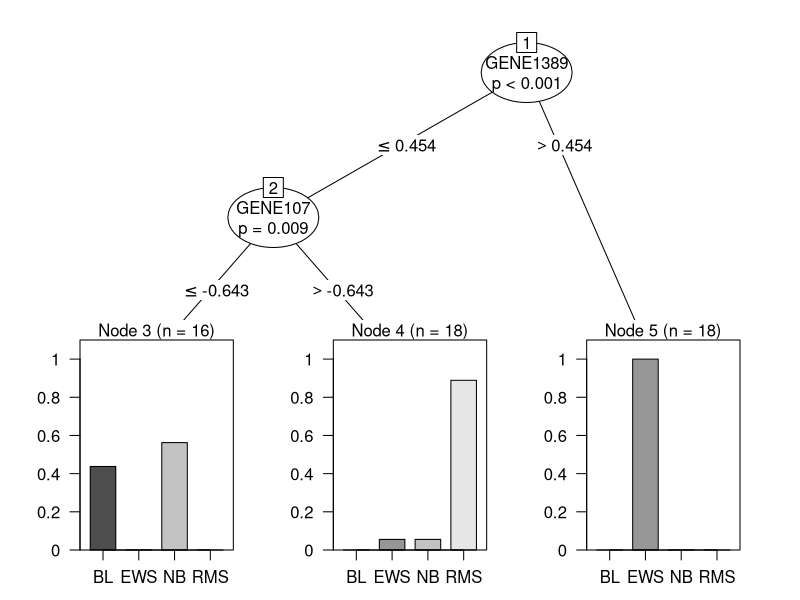
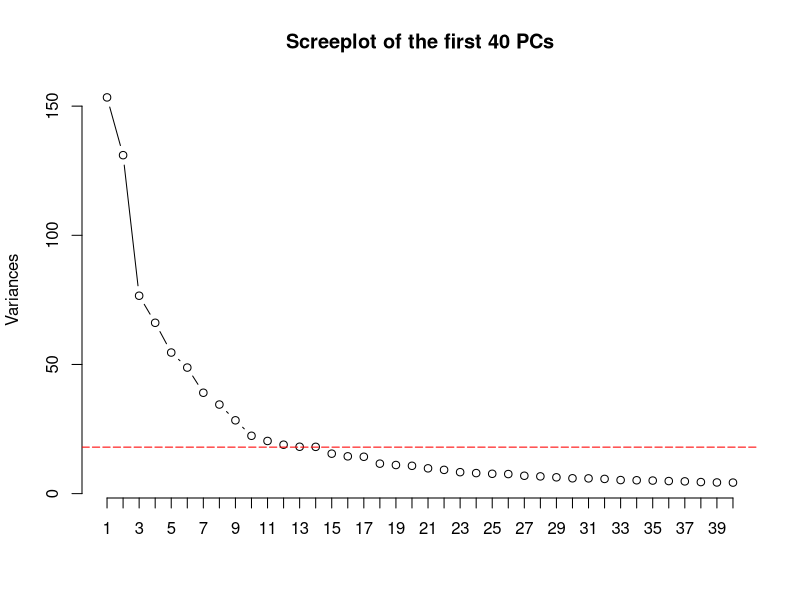
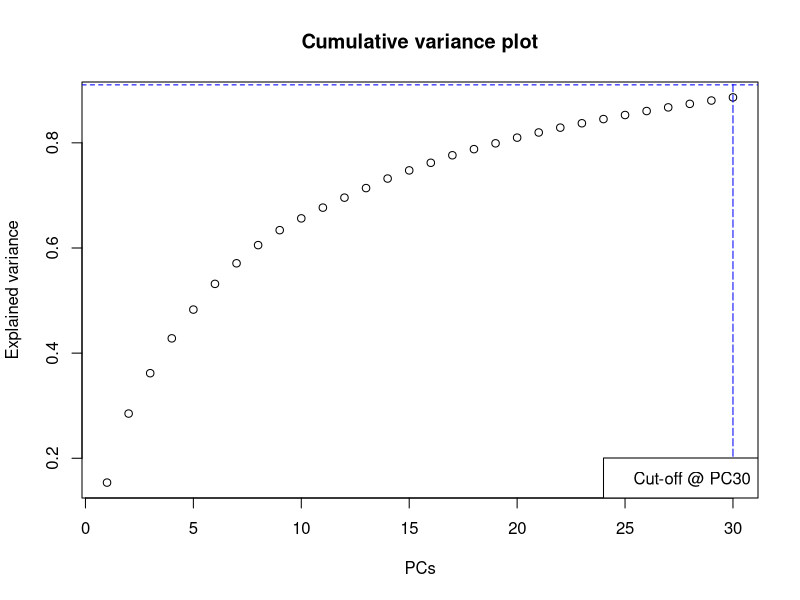

Generate these figures, in order, with R: (Note: this script raises an error after producing the figures.)
#Libraries
library(datasets) 
library(caTools)
library(party)
library(dplyr)
library(magrittr)
library(caret)

#Load the data and create factor
data = read.csv('tumors_csv_transposed_updated.csv')
head(data)
attach(data)
data$Cancer_Type = as.factor(data$Cancer_Type)

#Divide the data into train and test
set.seed(123)
t = createDataPartition(Cancer_Type, p=0.8, list = FALSE)
train = na.omit(data[t, ])
test = na.omit(data[-t, ])

#Scale the data except the last column
test[, -c(2309)] <- scale(test[, -c(2309)])
train[, -c(2309)] <- scale(train[, -c(2309)])


#The true y
y_true = test$Cancer_Type

#Apply the model on train data
model<- ctree(Cancer_Type ~ ., train)

plot(model)

#Predict the test set
y_pred = predict(model, newdata = test)


#Confusion matrix
conf_matrix=confusionMatrix(y_true, y_pred)
conf_matrix
conf_matrix$byClas


#Model Accuracy
mtx <- table(y_true, y_pred)
ac_Test <- sum(diag(mtx)) / sum(mtx)
print(paste('Accuracy for test using Decision Tree is found to be', ac_Test*100 , '%'))

#Apply PCA
df_pca=prcomp(data[,-2309])
df_pca
scores=df_pca$x
summary(df_pca)


#Screen Plot
screeplot(df_pca, type = "l", npcs = 40, main = "Screeplot of the first 40 PCs")
abline(h = 18, col="red", lty=5)
cumulative_pro = cumsum(df_pca$sdev^2 / sum(df_pca$sdev^2))
plot(cumulative_pro[0:30], xlab = "PCs", ylab = "Explained variance", main = "Cumulative variance plot")
abline(v = 30, col="blue", lty=5)
abline(h = 0.91026, col="blue", lty=50)
legend("bottomright", legend=c("Cut-off @ PC30"),col=c("red"))

#Apply pca on training and test data
pca_scores=scores[,1:30] 
smp_size=floor(0.80 * nrow(pca_scores)) 
set.seed(1) 
ind=sample(seq_len(nrow(pca_scores)), size = smp_size) 
y=data[ind, ]$Cancer_Type 
y_actual=data[-ind, ]$Cancer_Type 
train=pca_scores[ind, ] 
test=pca_scores[-ind, ]

test = as.data.frame(test)
train = as.data.frame(train)

#Apply the model
model<- ctree(y ~ ., train)
plot(model)

#Predict the output
y_predicted = predict(model, newdata = test)


#Confusion matrix
conf_matrix_pca=confusionMatrix(y_predicted,y_actual)
conf_matrix_pca
conf_matrix_pca$byClas

#Model Accuracy adter pca
mtx_pca <- table(y_predicted, y_actual) 
ac_Test_pca <- sum(diag(mtx_pca)) / sum(mtx_pca)
print(paste('Accuracy for test using Decision Tree after applying pca is found to be', ac_Test_pca*100 , '%'))
print(paste('Accuracy for test using Decision Tree is found to be', ac_Test*100 , '%'))
